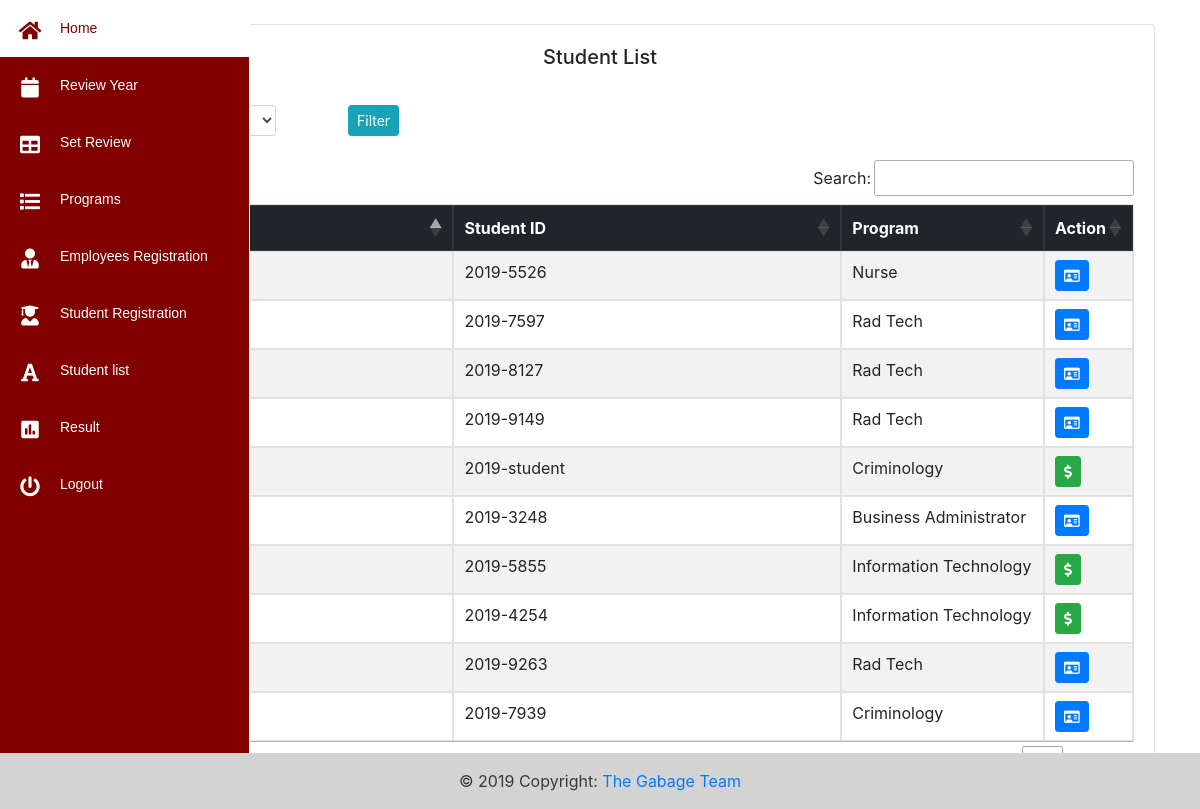
Before: /admin/stud_list.php (signed in) with the older database file.
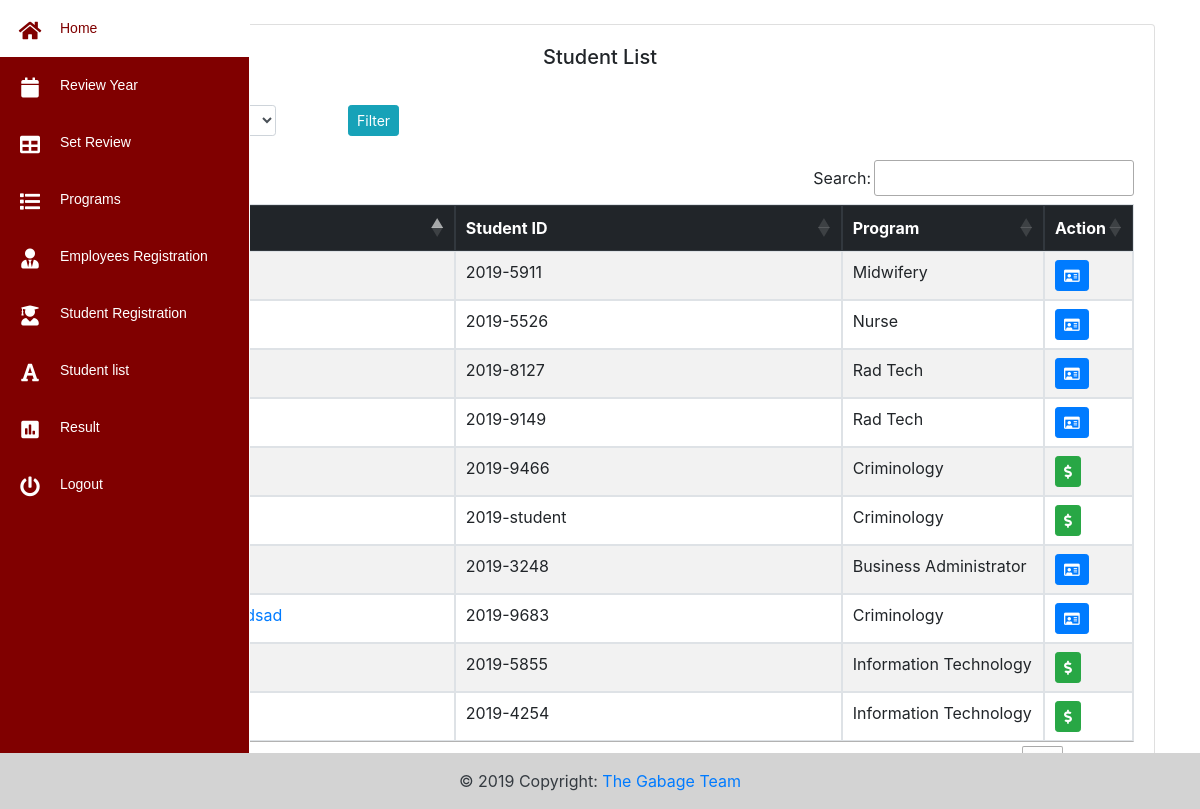
After: the same page with the newer database file.
### tables this page shows
CREATE TABLE `studenttbl` (
  `stud_id` int(11) NOT NULL,
  `student_number` varchar(255) NOT NULL,
  `FirstName` varchar(255) NOT NULL,
  `MiddleName` varchar(255) NOT NULL,
  `LastName` varchar(255) NOT NULL,
  `Suffix` varchar(255) NOT NULL,
  `Nickname` varchar(255) NOT NULL,
  `Address` varchar(255) NOT NULL,
  `EnrolledSchool` varchar(255) NOT NULL,
  `Program` varchar(225) NOT NULL,
  `Status` varchar(255) NOT NULL,
  `Package` varchar(255) NOT NULL,
  `Gender` varchar(255) NOT NULL,
  `TelPhone` varchar(255) NOT NULL,
  `GuardianName` varchar(255) NOT NULL,
  `GContactNumber` varchar(255) NOT NULL,
  `Relationship` varchar(255) NOT NULL,
  `Password` varchar(255) NOT NULL,
  `balance` decimal(10,2) NOT NULL
);

### admin/stud_list.php (the view, shortened to what this page needs)
<!DOCTYPE html>
<html>
<head>
</head>
<body>
<?php
include "php/nav.php";
 $query= "SELECT * FROM studenttbl";
 $result= mysqli_query($conn,$query);
?>
 <link rel="stylesheet" type="text/css" href="https://cdn.datatables.net/1.10.19/css/jquery.dataTables.css">
<div class="container">
    <br>
<div class="card-deck" >
  <div class="card">
    <div class="card-body">
     <center> <h5 class="card-title">Student List</h5></center><br>
                  <form  class="form-inline" action=""  method="POST">
                 <div class="col-sm-3">
                 </div>
                  <div class="col-sm-2">
                  <button type="submit" value="Submit" name="bfilter" class="btn btn-info btn-sm">Filter</button>
                </div>
               </form>
<br>
 <div class="table-sorting table-responsive-sm mx-auto" >
                                        <table class="table table-striped table-bordered"  id="tSortable20">
                                        <thead class="thead-dark">
                                            <th style="width:40%">Name</th>
                                            <th style="width:40%">Student ID</th>
                                            <th style="width:20%">Program</th>
                                            <th style="width:1%">Action</th>
                                      </thead>
                                      <tbody>
                                        <?php
                                        while($row = mysqli_fetch_array($result)){
                                        ?>
                                         <td><a href="studentinfo.php?id=<?php echo $row["student_number"]; ?>"><?php echo $row['LastName']?>, <?php echo $row['FirstName']?> <?php echo $row['MiddleName']?></a></td>
                                         <td><?php echo $row['student_number']?></td>
                                         <td><?php echo $row['Program']?></td>
                                         <td>
    <?php
    $stud_no =  $row["student_number"];
    $button2 = '';
    $button ='';
 $check_s= mysqli_query($conn, "SELECT * FROM enrolltbl WHERE enroll_date='$active' AND student_number='$stud_no'");
 $check_s_row= mysqli_num_rows($check_s);
 if($check_s_row > 0) {
  $button = 'hidden style="cursor: not-allowed;"';
 }else{
  $button2='hidden style="cursor: not-allowed;"';
 }
    ?>
                                           <a href=""  id="<?php echo $row["student_number"]; ?>" <?php echo $button ?>data-toggle="modal" title="Enrollment"  data-target="" class="btn btn-primary btn-sm en"><i class="far fa-id-card"></i></a>
                                           <a href=""  id="<?php echo $row["student_number"]; ?>" data-toggle="modal" <?php echo $button2 ?> title="Payment" data-target="#" class="btn btn-success btn-sm pay"><i class="fas fa-dollar-sign"></i></a>
                                        </td>
   <?php
   }
  ?>
  </tbody>
</table>
</div>
</body>
<div class="fixed-bottom">
<?php
include("../php/footer_fit.php");
?>
</div>
</body>
</html>

Changed rows visible on the page:
removed studenttbl: student_number "2019-7939", Program "Criminology"
changed studenttbl: MiddleName (not shown) → "sadsad"; student_number "2019-9263" → "2019-9683"; Program "Rad Tech" → "Criminology"
changed studenttbl: student_number "2019-7597" → "2019-5911"; Program "Rad Tech" → "Midwifery"
added studenttbl: student_number "2019-9466", Program "Criminology"
